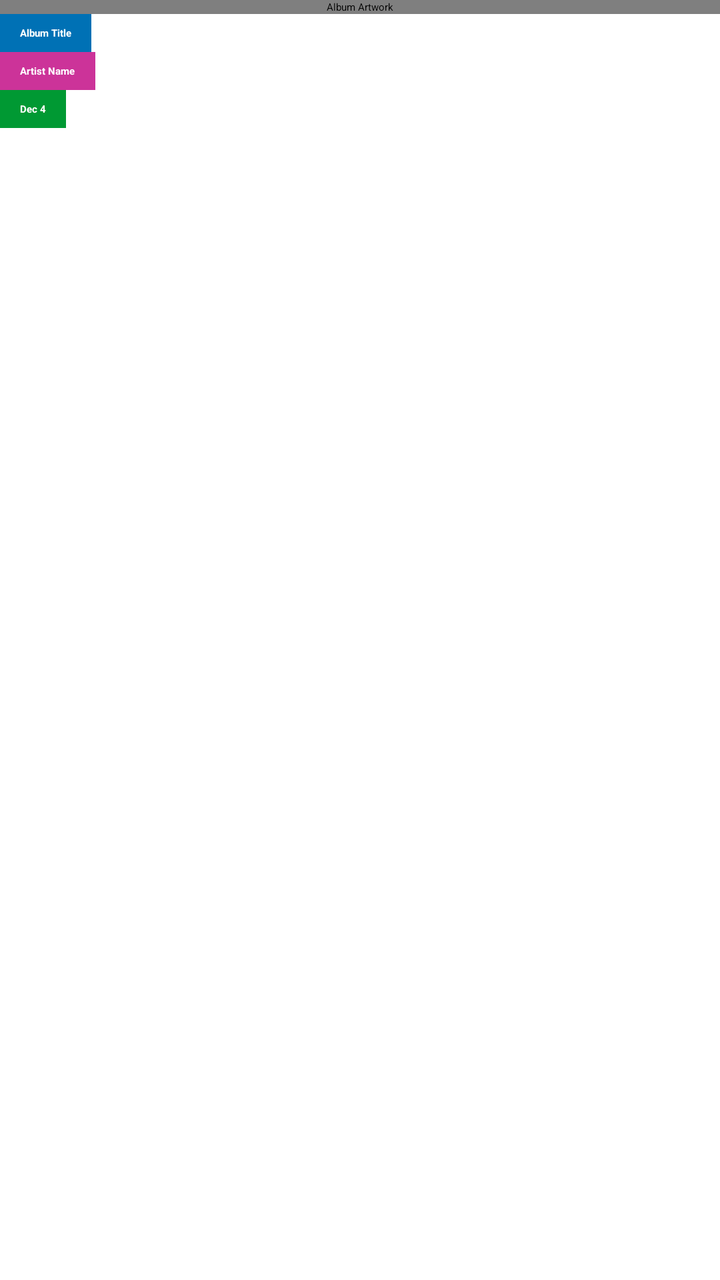
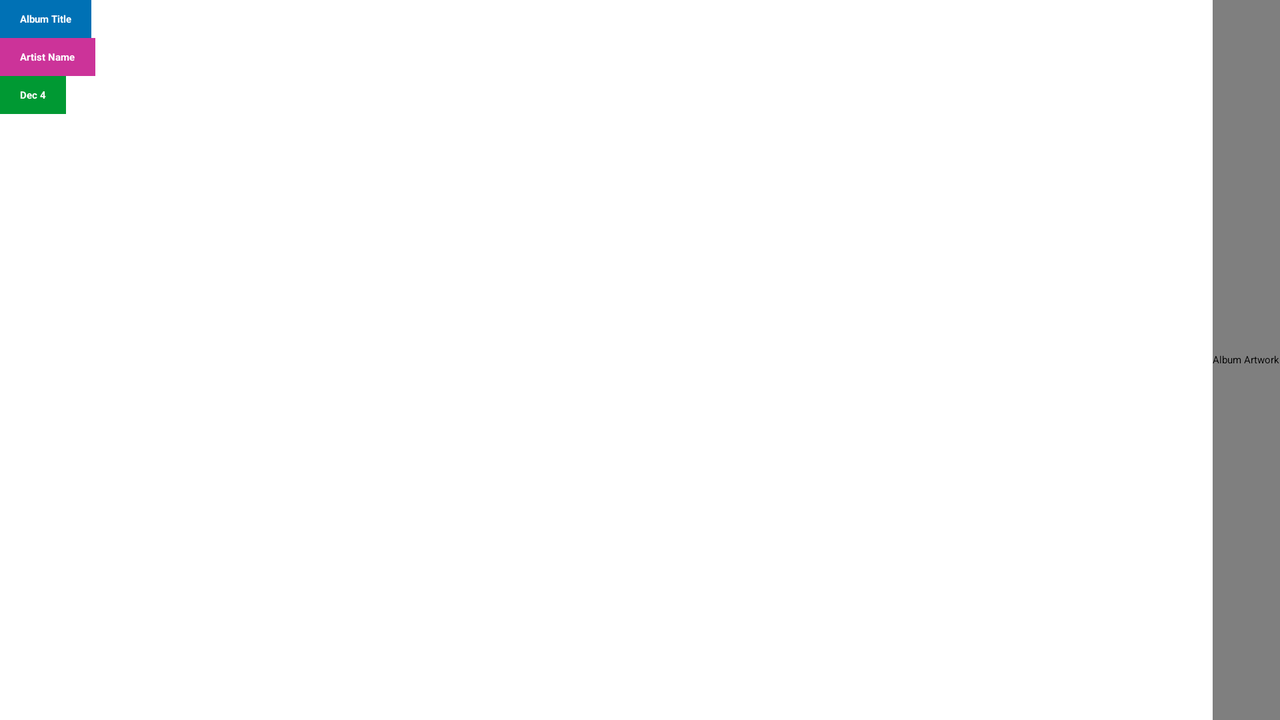

The same Android screen from two of the app's own layout files: first res/layout/ as a phone draws it, then the repository's variant for another configuration, drawn on a device whose configuration selects that folder. Both files follow.
<!-- AndroidManifest.xml: application theme Theme.Sherlock.Light.DarkActionBar -->
<!-- res/layout/activity_album_detail.xml -->
<?xml version="1.0" encoding="utf-8"?>
<RelativeLayout xmlns:android="http://schemas.android.com/apk/res/android"
    xmlns:custom="http://schemas.android.com/apk/res/org.collegelabs.albumtracker"
    android:id="@+id/detail_view"
    android:layout_width="match_parent"
    android:layout_height="match_parent" >

    <RelativeLayout
        android:id="@+id/detail_view_anim_set"
        android:layout_width="match_parent"
        android:layout_height="match_parent" >

        <org.collegelabs.albumtracker.views.SquareImage
            android:id="@+id/album_artwork_large"
            android:layout_width="match_parent"
            android:layout_height="wrap_content"
            android:src="@drawable/album_cover"
            android:contentDescription="@string/album_artwork"
            android:padding="0dp" 
            custom:fixedAlong="width"
            />

        <TextView
            android:id="@+id/detail_album_title"
            style="@style/detailTextView"
            android:layout_width="wrap_content"
            android:layout_height="wrap_content"
            android:layout_below="@id/album_artwork_large"
            android:background="#0071B5"
            android:maxLines="2"
            android:text="@string/temp_album_title"
            android:textAppearance="?android:attr/textAppearanceLarge" />

        <TextView
            android:id="@+id/detail_artist_name"
            style="@style/detailTextView"
            android:layout_width="wrap_content"
            android:layout_height="wrap_content"
            android:layout_below="@id/detail_album_title"
            android:background="#CC3399"
            android:maxLines="1"
            android:text="@string/temp_artist_name"
            android:textAppearance="?android:attr/textAppearanceMedium" />

        <TextView
            android:id="@+id/detail_artist_release"
            style="@style/detailTextView"
            android:layout_width="wrap_content"
            android:layout_height="wrap_content"
            android:layout_below="@id/detail_artist_name"
            android:background="#009933"
            android:maxLines="1"
            android:text="@string/temp_album_date"
            android:textAppearance="?android:attr/textAppearanceMedium" />
    </RelativeLayout>

    <Button
        android:id="@+id/button_buy_button"
        style="@style/buyButton"
        android:layout_width="wrap_content"
        android:layout_height="wrap_content"
        android:layout_alignBottom="@+id/detail_view_anim_set"
        android:layout_centerHorizontal="true"
        android:layout_marginBottom="7dp"
        
        />

</RelativeLayout>
<!-- resources referenced by this layout -->
<resources>
  <!-- drawable album_cover: png bitmap (drawable-hdpi, 5847 bytes) -->
  <string name="album_artwork">Album Artwork</string>
  <string name="temp_album_date">Dec 4</string>
  <string name="temp_album_title">Album Title</string>
  <string name="temp_artist_name">Artist Name</string>
  <style name="buyButton" parent="android:Widget.Button">
          <item name="android:background">@drawable/btn_default_holo_light</item>
          <item name="android:paddingBottom">8dp</item>
          <item name="android:paddingLeft">45dp</item>
          <item name="android:paddingRight">45dp</item>
          <item name="android:paddingTop">8dp</item>
          <item name="android:textAppearance">?android:attr/textAppearanceMedium</item>
          <item name="android:text">@string/buy_text</item>
          <item name="android:onClick">onClick</item>
          <item name="android:visibility">gone</item>
      </style>
  <style name="detailTextView" parent="android:Widget.TextView">
          <item name="android:ellipsize">end</item>
          <item name="android:paddingTop">6dp</item>
          <item name="android:paddingBottom">6dp</item>
          <item name="android:paddingRight">10dp</item>
          <item name="android:paddingLeft">10dp</item>
          <item name="android:textColor">#fff</item>
          <item name="android:textStyle">bold</item>
      </style>
  <string name="buy_text">Buy It</string>
</resources>
<!-- res/layout-land/activity_album_detail.xml (the repository's variant of the layout above) -->
<!-- drawn on the phone turned sideways -->
<?xml version="1.0" encoding="utf-8"?>
<RelativeLayout xmlns:android="http://schemas.android.com/apk/res/android"
    xmlns:custom="http://schemas.android.com/apk/res/org.collegelabs.albumtracker"
    android:layout_width="match_parent"
    android:layout_height="match_parent"
    android:id="@+id/detail_view"
     >
	
	<RelativeLayout
    	android:layout_width="match_parent"
    	android:layout_height="match_parent"
    	android:id="@+id/detail_view_anim_set"
     >
    
    
    <org.collegelabs.albumtracker.views.SquareImage
        android:id="@+id/album_artwork_large"
        android:layout_width="wrap_content"
        android:layout_height="match_parent"
        android:background="#c3c3c3"
        android:src="@drawable/album_cover"
        android:contentDescription="@string/album_artwork"
        android:padding="0dp"
        android:layout_alignParentRight="true"
        custom:fixedAlong="height"
         />

    <TextView
        android:id="@+id/detail_album_title"
        android:layout_width="wrap_content"
        android:layout_height="wrap_content"
        android:background="#0071B5"
        android:maxLines="2"
        android:text="Album Title" 
        android:textAppearance="?android:attr/textAppearanceLarge"
        style="@style/detailTextView"
        />

    <TextView
        android:id="@+id/detail_artist_name"
        android:layout_width="wrap_content"
        android:layout_height="wrap_content"
        android:layout_below="@id/detail_album_title"
        android:background="#CC3399"
        android:maxLines="1"
        android:text="Artist Name"
        android:textAppearance="?android:attr/textAppearanceMedium"
        style="@style/detailTextView"
         />

    <TextView
        android:id="@+id/detail_artist_release"
        android:layout_width="wrap_content"
        android:layout_height="wrap_content"
        android:layout_below="@id/detail_artist_name"
        android:background="#009933"
        android:maxLines="1"
        android:text="Dec 4"
        android:textAppearance="?android:attr/textAppearanceMedium"
        style="@style/detailTextView"
        />

    </RelativeLayout>
    
    <Button
        android:id="@+id/button_buy_button"
        android:layout_width="wrap_content"
        android:layout_height="wrap_content"
        android:layout_alignParentLeft="true"
        android:layout_alignBottom="@+id/detail_view_anim_set"
        style="@style/buyButton"
        android:layout_marginBottom="10dp"
        android:layout_marginLeft="10dp"
    	/>
    
</RelativeLayout>
<!-- resources referenced by the variant -->
<!-- as the phone turned sideways resolves them -->
<resources>
  <!-- drawable album_cover: png bitmap (drawable-hdpi, 5847 bytes) -->
  <string name="album_artwork">Album Artwork</string>
  <style name="buyButton" parent="android:Widget.Button">
          <item name="android:background">@drawable/btn_default_holo_light</item>
          <item name="android:paddingBottom">8dp</item>
          <item name="android:paddingLeft">45dp</item>
          <item name="android:paddingRight">45dp</item>
          <item name="android:paddingTop">8dp</item>
          <item name="android:textAppearance">?android:attr/textAppearanceMedium</item>
          <item name="android:text">@string/buy_text</item>
          <item name="android:onClick">onClick</item>
          <item name="android:visibility">gone</item>
      </style>
  <style name="detailTextView" parent="android:Widget.TextView">
          <item name="android:ellipsize">end</item>
          <item name="android:paddingTop">6dp</item>
          <item name="android:paddingBottom">6dp</item>
          <item name="android:paddingRight">10dp</item>
          <item name="android:paddingLeft">10dp</item>
          <item name="android:textColor">#fff</item>
          <item name="android:textStyle">bold</item>
      </style>
  <string name="buy_text">Buy It</string>
</resources>
